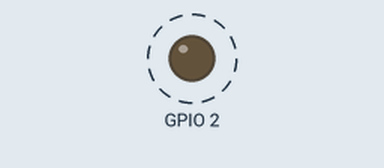
Bench run of a sketch on a simulated ESP8266 (NodeMCU). On the bench: output pins drawn as LEDs (lit = HIGH). Dashed ring = blinking. WiFi joins after 1.5 s; servers stay silent unless stated; what the sketch prints to the serial monitor is not drawn.

Above: at 2.0 s.
Timing chart, 0 to 6.1 s (numbered marks = the images above):
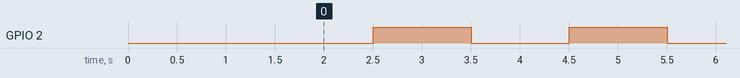

The sketch:

ota-flash.ino
```cpp
#include <ESP8266WiFi.h>
#include <ESP8266mDNS.h>
#include <WiFiUdp.h>
#include <ArduinoOTA.h>

const char* ssid = "**********";
const char* password = "**********";

void setup() {
  pinMode(LED_BUILTIN, OUTPUT);     // Initialize the LED_BUILTIN
  Serial.begin(115200);
  Serial.println("Booting");
  WiFi.mode(WIFI_STA);
  WiFi.begin(ssid, password);
  while (WiFi.waitForConnectResult() != WL_CONNECTED) {
    Serial.println("Connection Failed! Rebooting...");
    delay(5000);
    ESP.restart();
  }

  // Port defaults to 8266
  // ArduinoOTA.setPort(8266);

  // Hostname defaults to esp8266-[ChipID]
  // ArduinoOTA.setHostname("myesp8266");

  // No authentication by default
  ArduinoOTA.setPassword("password");

  // Password can be set with it's md5 value as well
  // MD5(admin) = 21232f297a57a5a743894a0e4a801fc3
  // ArduinoOTA.setPasswordHash("21232f297a57a5a743894a0e4a801fc3");

  ArduinoOTA.onStart([]() {
    String type;
    if (ArduinoOTA.getCommand() == U_FLASH)
      type = "sketch";
    else // U_SPIFFS
      type = "filesystem";

    // NOTE: if updating SPIFFS this would be the place to unmount SPIFFS using SPIFFS.end()
    Serial.println("Start updating " + type);
  });
  ArduinoOTA.onEnd([]() {
    Serial.println("\nEnd");
  });
  ArduinoOTA.onProgress([](unsigned int progress, unsigned int total) {
    Serial.printf("Progress: %u%%\r", (progress / (total / 100)));
  });
  ArduinoOTA.onError([](ota_error_t error) {
    Serial.printf("Error[%u]: ", error);
    if (error == OTA_AUTH_ERROR) Serial.println("Auth Failed");
    else if (error == OTA_BEGIN_ERROR) Serial.println("Begin Failed");
    else if (error == OTA_CONNECT_ERROR) Serial.println("Connect Failed");
    else if (error == OTA_RECEIVE_ERROR) Serial.println("Receive Failed");
    else if (error == OTA_END_ERROR) Serial.println("End Failed");
  });
  ArduinoOTA.begin();
  Serial.println("Ready");
  Serial.print("IP address: ");
  Serial.println(WiFi.localIP());
}

void loop() {
  ArduinoOTA.handle();

  digitalWrite(LED_BUILTIN, LOW);   // Turn the LED on (Note that LOW is the voltage level
  // but actually the LED is on; this is because
  // it is active low on the ESP-01)
  delay(1000);                      // Wait for a second
  digitalWrite(LED_BUILTIN, HIGH);  // Turn the LED off by making the voltage HIGH
  delay(1000);                      // Wait for two seconds (to demonstrate the active low LED)
}
```

Measured:
- by itself, GPIO 2: alternates HIGH for 1.0 s and LOW for 1.0 s
